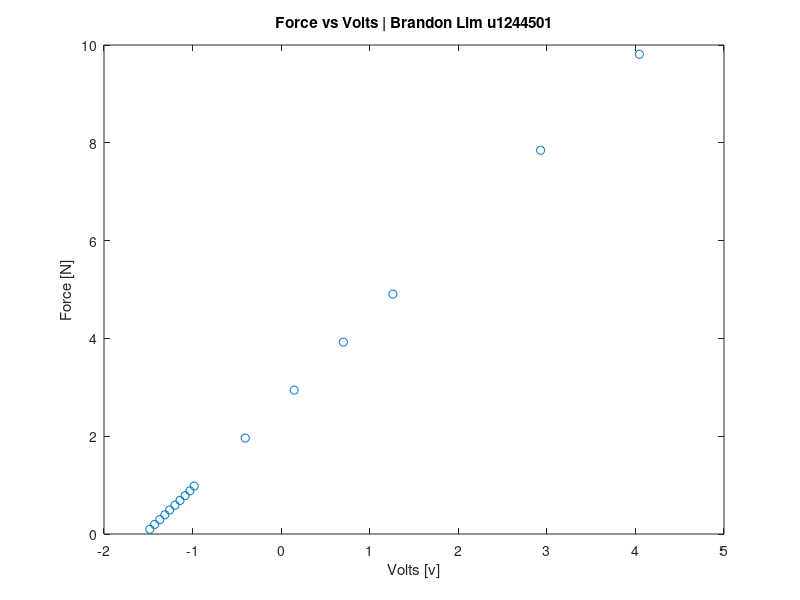
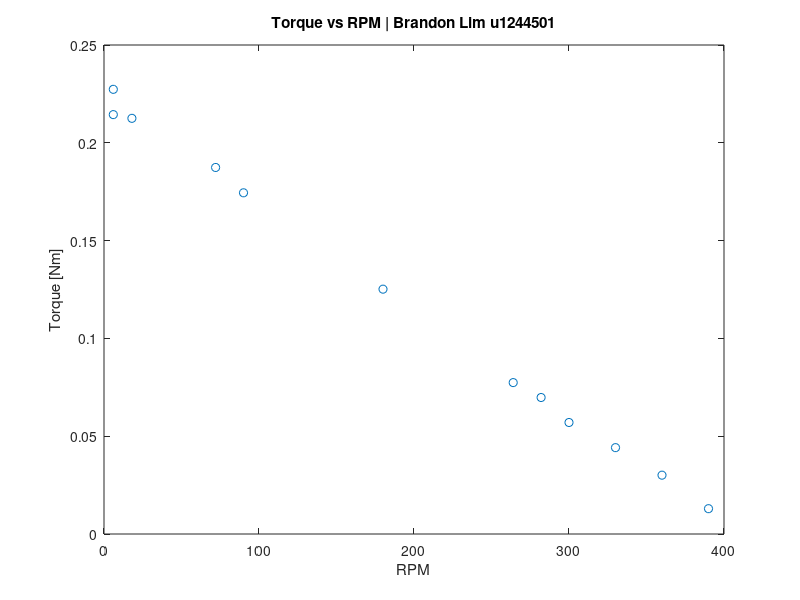
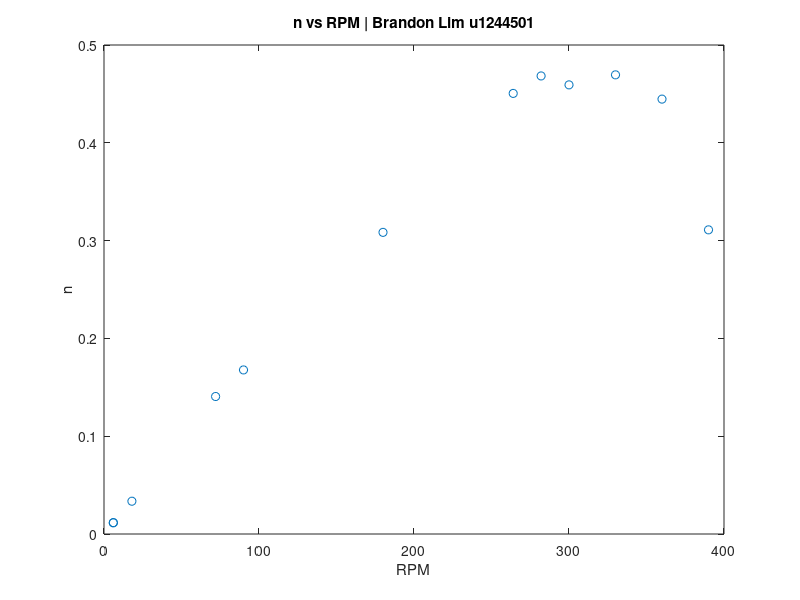

Source code (MATLAB) for these figures, in order:
clear, clc, close all
Volts = [-1.483 -1.429 -1.37 -1.313 -1.259 -1.198 -1.142 -1.084 -1.03 -0.9818 -0.4057 0.1476 0.7023 1.262 2.929 4.044 ];
Force = [.0981 0.1962 0.2943 0.3924 0.4905 0.5886 0.6867 0.7848 0.8829 0.981 1.962 2.943 3.924 4.905 7.848 9.810];

figure();
plot(Volts,Force,'o');
xlabel('Volts [v]');
ylabel('Force [N]');
title('Force vs Volts | Brandon Lim u1244501'); 

m = [ 0.01 0.03 0.05 0.07 0.09 0.1 0.2 0.3 0.4 0.5 0.8 1];
V = [-1.233 -0.7963 -0.4176 -0.062 0.292 0.4924 1.957 3.45 4.254 5.289 7.00 8.362];
I = [0.34 0.51 0.65 0.78 0.88 0.95 1.53 1.96 2.01 2.39 2.31 2.5];
g = 9.81;
Hz = [65 60 55 50 47 44 30 15 12 3 1 1];
numStripes = 10;
RPM = (Hz ./numStripes) .* 60;
rad = (RPM .* (2*pi))./(60);
r = .03;
F = 1.757 .* V + 2.696;
T = (F-(m.*g)).*r;
n = (T .* rad)./(5 .* I);

figure()
plot(RPM,T,'o')
xlabel('RPM');
ylabel('Torque [Nm]'); 
title('Torque vs RPM | Brandon Lim u1244501');

figure()
plot(RPM,n,'o');
xlabel('RPM')
ylabel('n')
title('n vs RPM | Brandon Lim u1244501')